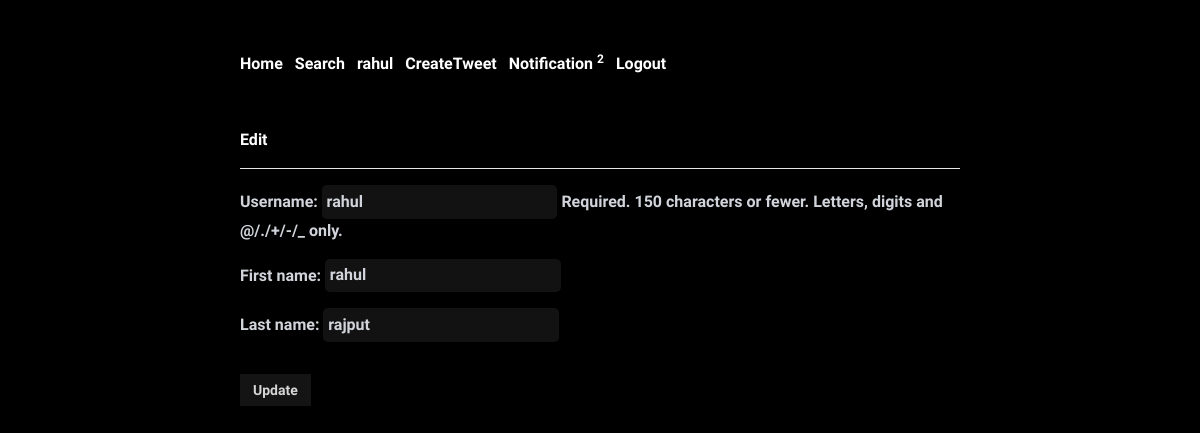
The page /edit/rahul (signed in) on the database its author committed.
### app/models.py (models this page shows)
class CustomUser(AbstractUser):
    bio = models.TextField(max_length=100, blank=True)
    following = models.ManyToManyField('self', symmetrical=False, related_name="followers", blank=True)

### app/views.py (the view)
# urls.py: path('edit/<str:user>', views.edit_profile, name='edit_profile'),
@login_required(login_url='login_user')
def edit_profile(request, user):
    user = get_object_or_404(User, username=user)
    if request.user != user:
        return redirect('profile', user=request.user.username)
    form = UserEditForm(instance=user)
    if request.method == 'POST':
        form = UserEditForm(request.POST, instance=user)
        if form.is_valid():
            form.save()
            messages.success(request, 'Updated!')
            return redirect('profile', user=user.username)
    context = {'form':form}
    return render(request, 'auth/EditProfile.html', context)

### app/forms.py
class UserEditForm(forms.ModelForm):
    class Meta:
        model = CustomUser
        fields = ['username','first_name','last_name']

### templates/auth/EditProfile.html (shortened to what this page needs)
{% extends 'base.html' %}
{% load static %}
{% block content %}
<h1>Edit</h1>
<hr class="mt-4">
<div class="text-gray-300 mt-4">
    <form action="" method="POST">
        {{form.as_p}}
        <button class="btn btn-sm mt-4">Update</button>
    </form>
</div>
{% endblock %}

### templates/navbar.html
<nav class="navbar bg-transparent w-full py-4">
    <div class="flex flex-col md:flex-row justify-start">
        <ul class="flex flex-col md:flex-row flex-wrap md:space-x-3 space-y-2 md:space-y-0">
            {% if request.user.is_authenticated %}
            <li><a href="{% url 'home' %}" class="whitespace-nowrap">Home</a></li>
            <li><a href="{% url 'search_users' %}" class="whitespace-nowrap">Search</a></li>
            <li><a href="{% url 'profile' request.user %}" class="whitespace-nowrap">{{request.user}}</a></li>
            <li><a href="{% url 'create_tweet' %}" class="whitespace-nowrap">CreateTweet</a></li>
            <li><a href="{% url 'notifications' %}" class="whitespace-nowrap">Notification <sup id="notification">0</sup></a></li>
            <li><a href="{% url 'logout_user' %}" class="whitespace-nowrap">Logout</a></li>
            {% else %}
            <li><a href="{% url 'login_user' %}" class="whitespace-nowrap">Login</a></li>
            {% endif %}
        </ul>
    </div>
</nav>

### static/css/index.css (style rules this page uses)
body { font-family: "Inconsolata" !important; font-optical-sizing: auto; color: white !important; font-weight: 550 !important; }

### templates/base.html (style rules this page uses)
form p { margin-bottom: 1rem; }
input, select, textarea { padding: 0.3rem; border-radius: 0.3rem; }

### rows shown on the page
CustomUser: user "rahul", username "rahul", first_name "rahul", last_name "rajput"
